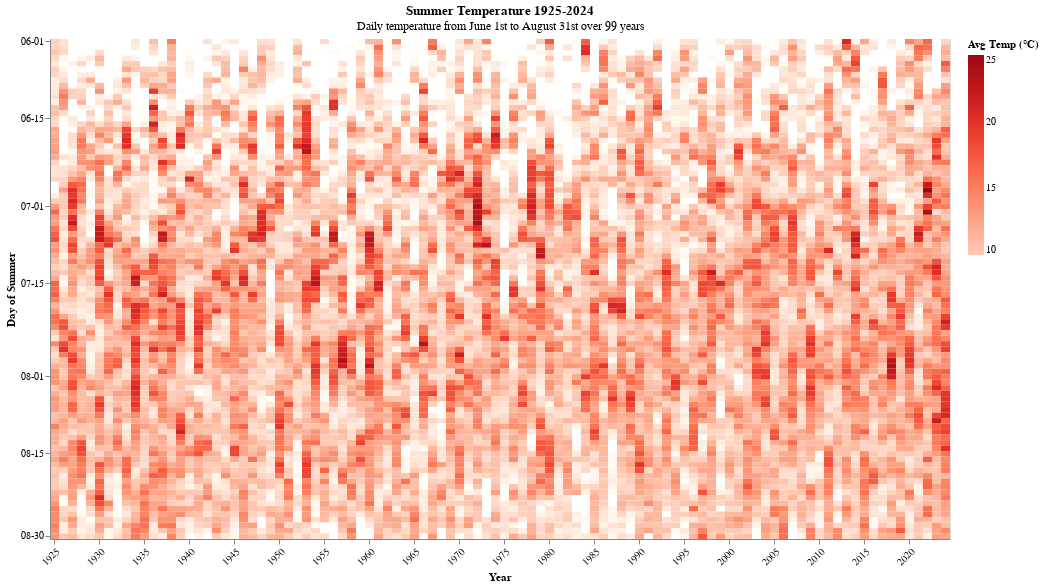

This figure's notebook cell:
### Code cell
summer_heatmap = alt.Chart(summer_temperature,
    title=alt.Title("Summer Temperature 1925-2024",
    subtitle='Daily temperature from June 1st to August 31st over 99 years')
    ).mark_rect().encode(
    x=alt.X("year:O", title="Year", axis=alt.Axis(labelAngle=-45, 
                                                  values = list(range(1920, 2026, 5)))),
    y=alt.Y("month_day:N", title="Day of Summer", sort=None, axis=alt.Axis(labelAngle=0,
                                                                           values = ['06-01', '06-15', '07-01', '07-15', '08-01', '08-15', '08-30'])),
    color=alt.Color("temperature:Q", scale=alt.Scale(scheme="reds", domain=[10, 25]), title="Avg Temp (°C)"),
    tooltip=["year", "month_day", "temperature"]
).properties(
    width=900,
    height=500,   
)

summer_heatmap.show()

### Figure 1 — Vega-Lite specification as saved in the notebook (floating-point values rounded to 4 significant figures; data arrays with more than 128 entries replaced by an {"elided": "..."} marker saying what was removed)
{"config": {"view": {"continuousWidth": 300, "continuousHeight": 300}}, "data": {"name": "data-19fa350702687c9fd245079c0b6c550f"}, "mark": {"type": "rect"}, "encoding": {"color": {"field": "temperature", "scale": {"domain": [10, 25], "scheme": "reds"}, "title": "Avg Temp (°C)", "type": "quantitative"}, "tooltip": [{"field": "year", "type": "quantitative"}, {"field": "month_day", "type": "nominal"}, {"field": "temperature", "type": "quantitative"}], "x": {"axis": {"labelAngle": -45, "values": [1920, 1925, 1930, 1935, 1940, 1945, 1950, 1955, 1960, 1965, 1970, 1975, 1980, 1985, 1990, 1995, 2000, 2005, 2010, 2015, 2020, 2025]}, "field": "year", "title": "Year", "type": "ordinal"}, "y": {"axis": {"labelAngle": 0, "values": ["06-01", "06-15", "07-01", "07-15", "08-01", "08-15", "08-30"]}, "field": "month_day", "sort": null, "title": "Day of Summer", "type": "nominal"}}, "height": 500, "title": {"text": "Summer Temperature 1925-2024", "subtitle": "Daily temperature from June 1st to August 31st over 99 years"}, "width": 900, "$schema": "https://vega.github.io/schema/vega-lite/v5.20.1.json", "datasets": {"data-19fa350702687c9fd245079c0b6c550f": {"elided": "9100 records"}}}
